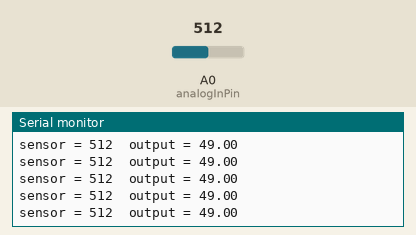
A sketch run on a simulated Arduino Uno, built with avr-gcc and run on an emulated ATmega328P. Shown: the last lines printed to the serial monitor. The test bench sets the inputs (shaded band); at power-on: A0 (analogInPin) = 512.

Above: at 1.2 s.
1.3 s: A0 (analogInPin) set to 716
At 1.32 s:
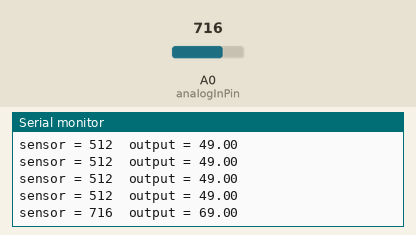
2.8 s: A0 (analogInPin) set to 900
At 2.83 s:
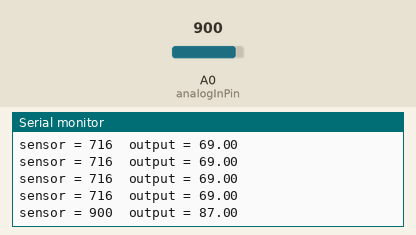
Timing chart, 0 to 5.8 s (numbered marks = the images above; inputs shaded):
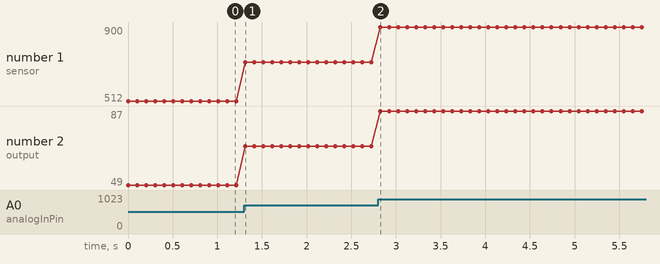

The sketch:

pressure.ino
```cpp
const int analogInPin = A0;  // Analog input pin that the potentiometer is attached to

int sensorValue = 0;        // value read from the pressure sensor via the amplifier stage
float outputValue = 0;        // value output to the Serial port and LCD display

void setup()
{
  // initialize serial communications at 9600 bps:
  Serial.begin(9600);
}

void loop()
{
  // read the analog in value:
  sensorValue = analogRead(analogInPin);
  outputValue = map(sensorValue, 10, 1023, 0, 100); //The zero value of sensor is around 10

  // print the results to the serial monitor:
  Serial.print("sensor = " );
  Serial.print(sensorValue);
  Serial.print("\toutput = ");
  Serial.println(outputValue);

  // wait 500 milliseconds before the next loop
  // for the analog-to-digital converter to settle
  // after the last reading:
  delay(100);
}
```

Measured:
- after the input at 1.3 s, the serial monitor: prints a new line at once (image 1)
- after the input at 2.8 s, the serial monitor: prints a new line at once (image 2)
- plotted number 1: 512 → 716 after the input at 1.3 s, 716 → 900 after the input at 2.8 s
- plotted number 2: 49 → 69 after the input at 1.3 s, 69 → 87 after the input at 2.8 s
